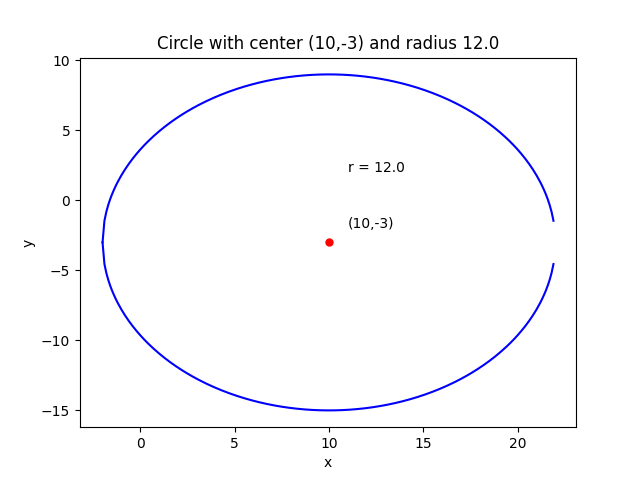

Write the Python code that produced this figure.
import matplotlib.pyplot as plt
import numpy as np

# Completing the square to convert the equation to standard form
h = 10
k = -3
r = np.sqrt(144)

# Setting up the range of x and y values
x_range = np.arange(h-r, h+r+0.1, 0.1)
y_range = k + np.sqrt(r**2 - (x_range - h)**2)
y_range_neg = k - np.sqrt(r**2 - (x_range - h)**2)

# Defining the function for the circle equation
def circle_eqn(x, h, k, r):
    return np.sqrt(r**2 - (x - h)**2) + k, -np.sqrt(r**2 - (x - h)**2) + k

# Plotting the circle with center and radius identified
plt.plot(x_range, circle_eqn(x_range, h, k, r)[0], color='blue')
plt.plot(x_range, circle_eqn(x_range, h, k, r)[1], color='blue')
plt.plot(h, k, marker='o', markersize=5, color='red')
plt.annotate("(" + str(h) + "," + str(k) + ")", xy=(h, k), xytext=(h + 1, k + 1))
plt.annotate("r = " + str(r), xy=(h, k), xytext=(h + 1, k + 5))
plt.xlabel("x")
plt.ylabel("y")
plt.title("Circle with center (" + str(h) + "," + str(k) + ") and radius " + str(r))
plt.show()
